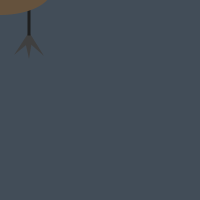
Frame 1 (no input)
Frame 60 (the mouse pressed at the canvas centre just before this capture): identical to frame 1, image omitted
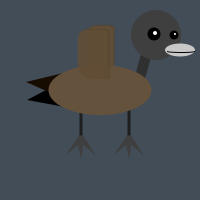
Frame 120 (the mouse held since frame 60 and released just before this capture)

The Processing sketch that drew these frames (run headless with seeded random() and noise(); from frame 60 on, the mouse is pressed at the canvas centre):

// Processing sketch: P3_Nguyen
// ── P3_Nguyen.pde
void setup() {
  size(200, 200);
}

void draw() {
  background(66, 77, 88);

  //neck
  fill(48);
  quad(mouseX+34, mouseY-20, mouseX+46, mouseY-65, mouseX+52, mouseY-46, mouseX+42, mouseY-11);

  //head
  noStroke();
  fill(63);
  ellipse(mouseX+56, mouseY-65, 50, 50);

  //beak
  fill(200);
  ellipse(mouseX+80, mouseY-50, 30, 13);
  noFill();
  stroke(0);
  arc(mouseX+81, mouseY-49, 27, 2, 0, PI);
  fill(255);
  noStroke();

  //eyes
  fill(0);
  ellipse(mouseX+74, mouseY-65, 9, 9);
  ellipse(mouseX+54, mouseY-66, 13, 13);
  fill(255);
  ellipse(mouseX+75, mouseY-66, 2, 2);
  ellipse(mouseX+55, mouseY-67, 4, 4);

  //backwing
  colorMode(HSB);
  rectMode(CENTER);
  fill(23, 142, 91, 200);
  rect(mouseX+1, mouseY-52, 27, 46, 10, 5, 0, 20);
  fill(23, 100, 101, 150);
  rect(mouseX+0, mouseY-51, 27, 46, 10, 5, 0, 20);
  colorMode(RGB);

  //tailfeathers
  fill(0);
  triangle(mouseX-73, mouseY-0, mouseX-29, mouseY-23, mouseX-35, mouseY+7);
  fill(23, 12, 0);
  triangle(mouseX-74, mouseY-18, mouseX-16, mouseY-32, mouseX-49, mouseY-7);

  //left foot
  noStroke();
  fill(63);
  triangle(mouseX-23, mouseY+41, mouseX-16, mouseY+41, mouseX-19, mouseY+59);
  triangle(mouseX-19, mouseY+32, mouseX-17, mouseY+41, mouseX-34, mouseY+55);
  triangle(mouseX-19, mouseY+32, mouseX-21, mouseY+41, mouseX-4, mouseY+56);

  //right foot
  pushMatrix();
  translate(48, 0);
  fill(31);
  fill(63);
  triangle(mouseX-23, mouseY+41, mouseX-16, mouseY+41, mouseX-19, mouseY+59);
  triangle(mouseX-19, mouseY+32, mouseX-17, mouseY+41, mouseX-34, mouseY+55);
  triangle(mouseX-19, mouseY+32, mouseX-21, mouseY+41, mouseX-4, mouseY+56);
  popMatrix();

  //legs
  fill(31);
  rect(mouseX-19, mouseY+20, 3, 31);
  rect(mouseX+29, mouseY+20, 3, 31);

  //body
  colorMode(HSB);
  fill(23, 100, 101);
  ellipse(mouseX+0, mouseY-10, 103, 50);
  colorMode(RGB);

  //frontwing
  colorMode(HSB);
  fill(23, 142, 91, 200);
  rect(mouseX-6, mouseY-46, 31, 50, 10, 5, 0, 20);
  fill(23, 100, 101, 150);
  rect(mouseX-7, mouseY-45, 31, 50, 10, 5, 0, 20);
  colorMode(RGB);
}
